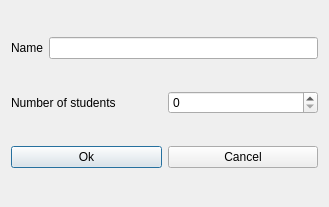
<?xml version="1.0" encoding="UTF-8"?>
<ui version="4.0">
 <class>ModifyStudentsYearForm_template</class>
 <widget class="QDialog" name="ModifyStudentsYearForm_template">
  <property name="geometry">
   <rect>
    <x>0</x>
    <y>0</y>
    <width>329</width>
    <height>207</height>
   </rect>
  </property>
  <property name="windowTitle">
   <string extracomment="Title of dialog to modify a students year">Modify students year</string>
  </property>
  <layout class="QGridLayout" name="gridLayout">
   <item row="0" column="0">
    <layout class="QHBoxLayout" name="horizontalLayout">
     <item>
      <widget class="QLabel" name="nameTextLabel">
       <property name="text">
        <string>Name</string>
       </property>
       <property name="wordWrap">
        <bool>false</bool>
       </property>
      </widget>
     </item>
     <item>
      <widget class="QLineEdit" name="nameLineEdit"/>
     </item>
    </layout>
   </item>
   <item row="1" column="0">
    <layout class="QHBoxLayout" name="horizontalLayout_2">
     <item>
      <widget class="QLabel" name="numberTextLabel">
       <property name="text">
        <string>Number of students</string>
       </property>
       <property name="wordWrap">
        <bool>false</bool>
       </property>
      </widget>
     </item>
     <item>
      <widget class="QSpinBox" name="numberSpinBox">
       <property name="minimum">
        <number>0</number>
       </property>
       <property name="maximum">
        <number>1000</number>
       </property>
       <property name="value">
        <number>0</number>
       </property>
      </widget>
     </item>
    </layout>
   </item>
   <item row="2" column="0">
    <layout class="QHBoxLayout" name="horizontalLayout_3">
     <item>
      <widget class="QPushButton" name="okPushButton">
       <property name="text">
        <string>Ok</string>
       </property>
      </widget>
     </item>
     <item>
      <widget class="QPushButton" name="cancelPushButton">
       <property name="text">
        <string>Cancel</string>
       </property>
      </widget>
     </item>
    </layout>
   </item>
  </layout>
 </widget>
 <layoutdefault spacing="6" margin="11"/>
 <tabstops>
  <tabstop>nameLineEdit</tabstop>
  <tabstop>numberSpinBox</tabstop>
  <tabstop>okPushButton</tabstop>
  <tabstop>cancelPushButton</tabstop>
 </tabstops>
 <resources/>
 <connections/>
</ui>
